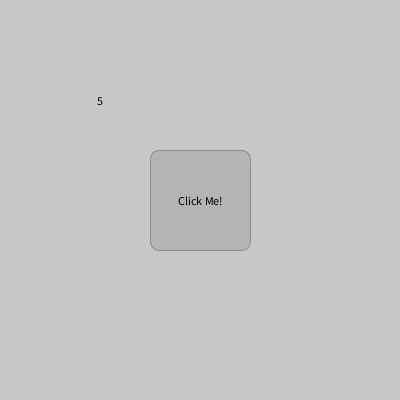
Frame 1 (no input)
Frame 60 (the mouse pressed at the canvas centre just before this capture): identical to frame 1, image omitted
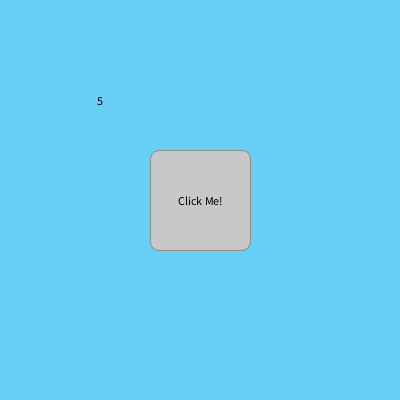
Frame 120 (the mouse held since frame 60 and released just before this capture)

The Processing sketch that drew these frames (run headless with seeded random() and noise(); from frame 60 on, the mouse is pressed at the canvas centre):

// Processing sketch: button
// ── button.pde
class Button {
    String label;
    float x;        // center x position
    float y;        // center y position
    float w;        // width of button
    float h;        // height of button
    boolean laststep = false;
    
    
    Button(String labelB, float xpos, float ypos, float widthB, float heightB) {
        label = labelB;
        x = xpos;
        y = ypos;
        w = widthB;
        h = heightB;
    }
    
    void Draw() {
        rectMode(CENTER);
        if(pressed()){
            fill(200);
        }
        else if(MouseIsOver()){
            fill(210);
        }
        else{
            fill(180);
        }
        stroke(141);
        rect(x, y, w, h, 10);
        textAlign(CENTER, CENTER);
      fill(0);
        text(label, x, y);
    }
    
    boolean MouseIsOver() {
        if (mouseX + w/2 > x && x > mouseX - w/2 && mouseY + h/2 > y && mouseY - h/2 < y) {
            return true;
        }
        return false;
    }
    boolean pressed() {
        if(MouseIsOver() && mousePressed){
            return true;
        }
        return false;
    }
    boolean clicked(){
        if(!pressed() && laststep){
            laststep = false;
            return true;
        }
        else{
            laststep = pressed();
            return false;
        }
        
    }
 }


void setup(){
  size(400, 400);
  
}
Button b = new Button("Click Me!", 200, 200, 100, 100);
int n = 5;
void draw(){
  background(200);
  if( b.clicked()){
    background(#CB5858);
    n = n + 1;
  }
  if(b.pressed()){
    background(#68D0F5);
  }
  b.Draw();
  text(n, 100, 100);
}
